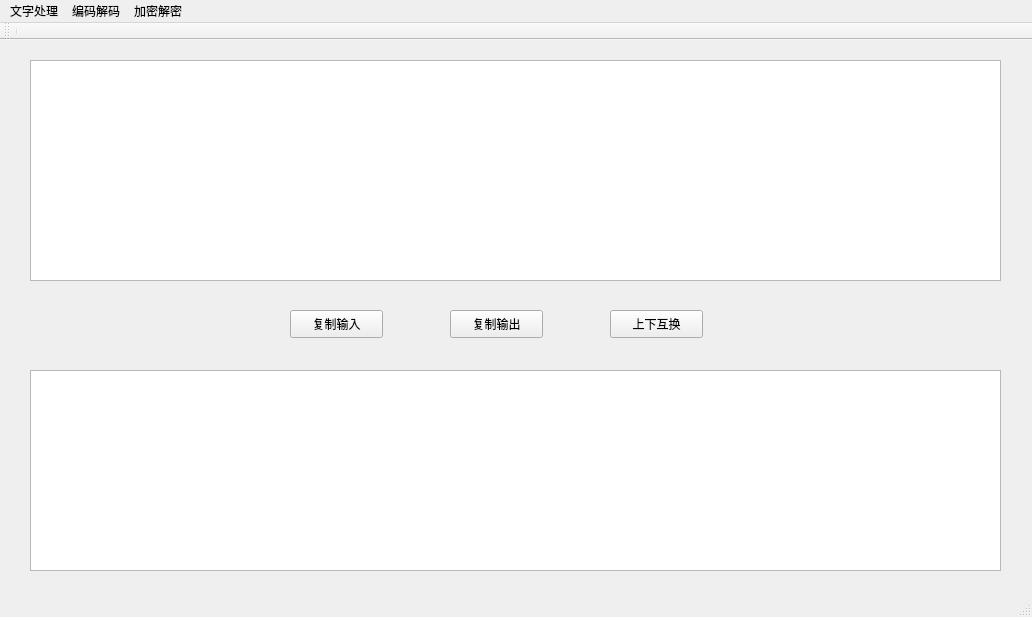
<?xml version="1.0" encoding="UTF-8"?>
<ui version="4.0">
 <class>MainWindow</class>
 <widget class="QMainWindow" name="MainWindow">
  <property name="geometry">
   <rect>
    <x>0</x>
    <y>0</y>
    <width>1032</width>
    <height>617</height>
   </rect>
  </property>
  <property name="font">
   <font>
    <family>微软雅黑</family>
   </font>
  </property>
  <property name="windowTitle">
   <string>MainWindow</string>
  </property>
  <property name="windowIcon">
   <iconset resource="resource.qrc">
    <normaloff>:/icon.jpg</normaloff>:/icon.jpg</iconset>
  </property>
  <widget class="QWidget" name="centralWidget">
   <widget class="QTextEdit" name="inputEdit">
    <property name="geometry">
     <rect>
      <x>30</x>
      <y>20</y>
      <width>971</width>
      <height>221</height>
     </rect>
    </property>
    <property name="styleSheet">
     <string notr="true">font: 9pt &quot;Consolas&quot;;</string>
    </property>
    <property name="sizeAdjustPolicy">
     <enum>QAbstractScrollArea::AdjustIgnored</enum>
    </property>
    <property name="acceptRichText">
     <bool>false</bool>
    </property>
   </widget>
   <widget class="QTextEdit" name="outputEdit">
    <property name="geometry">
     <rect>
      <x>30</x>
      <y>330</y>
      <width>971</width>
      <height>201</height>
     </rect>
    </property>
    <property name="styleSheet">
     <string notr="true">font: 9pt &quot;Consolas&quot;;</string>
    </property>
    <property name="acceptRichText">
     <bool>false</bool>
    </property>
   </widget>
   <widget class="QPushButton" name="copyInput">
    <property name="geometry">
     <rect>
      <x>290</x>
      <y>270</y>
      <width>93</width>
      <height>28</height>
     </rect>
    </property>
    <property name="text">
     <string>复制输入</string>
    </property>
   </widget>
   <widget class="QPushButton" name="copyOutput">
    <property name="geometry">
     <rect>
      <x>450</x>
      <y>270</y>
      <width>93</width>
      <height>28</height>
     </rect>
    </property>
    <property name="text">
     <string>复制输出</string>
    </property>
   </widget>
   <widget class="QPushButton" name="exchangeIO">
    <property name="geometry">
     <rect>
      <x>610</x>
      <y>270</y>
      <width>93</width>
      <height>28</height>
     </rect>
    </property>
    <property name="text">
     <string>上下互换</string>
    </property>
   </widget>
  </widget>
  <widget class="QMenuBar" name="menuBar">
   <property name="geometry">
    <rect>
     <x>0</x>
     <y>0</y>
     <width>1032</width>
     <height>26</height>
    </rect>
   </property>
   <widget class="QMenu" name="menuCtf_crypto_tools">
    <property name="title">
     <string>文字处理</string>
    </property>
    <addaction name="textReverse"/>
    <addaction name="toUpper"/>
    <addaction name="toLower"/>
    <addaction name="exchangeLowerUpper"/>
    <addaction name="delSpace"/>
   </widget>
   <widget class="QMenu" name="menu">
    <property name="title">
     <string>编码解码</string>
    </property>
    <widget class="QMenu" name="menuBase16_32_64">
     <property name="title">
      <string>Base32/64</string>
     </property>
     <addaction name="base64Encode"/>
     <addaction name="base64Decode"/>
     <addaction name="separator"/>
     <addaction name="base32Encode"/>
     <addaction name="base32Decode"/>
     <addaction name="separator"/>
    </widget>
    <widget class="QMenu" name="menuHEX_Base16">
     <property name="title">
      <string>HEX(Base16)</string>
     </property>
     <addaction name="hexEncode"/>
     <addaction name="hexDecode"/>
    </widget>
    <widget class="QMenu" name="menuURL">
     <property name="title">
      <string>URL</string>
     </property>
     <addaction name="URLencode"/>
     <addaction name="URLdecode"/>
    </widget>
    <addaction name="menuBase16_32_64"/>
    <addaction name="menuHEX_Base16"/>
    <addaction name="menuURL"/>
   </widget>
   <widget class="QMenu" name="menu_2">
    <property name="title">
     <string>加密解密</string>
    </property>
    <widget class="QMenu" name="menu_3">
     <property name="title">
      <string>凯撒</string>
     </property>
     <addaction name="classicalCaesarDecrypt"/>
     <addaction name="vigenereDecrypt"/>
    </widget>
    <widget class="QMenu" name="menu_4">
     <property name="title">
      <string>培根</string>
     </property>
     <addaction name="baconDecodeAB"/>
    </widget>
    <addaction name="railDecode"/>
    <addaction name="menu_3"/>
    <addaction name="menu_4"/>
   </widget>
   <addaction name="menuCtf_crypto_tools"/>
   <addaction name="menu"/>
   <addaction name="menu_2"/>
  </widget>
  <widget class="QToolBar" name="mainToolBar">
   <attribute name="toolBarArea">
    <enum>TopToolBarArea</enum>
   </attribute>
   <attribute name="toolBarBreak">
    <bool>false</bool>
   </attribute>
   <addaction name="separator"/>
  </widget>
  <widget class="QStatusBar" name="statusBar"/>
  <action name="textReverse">
   <property name="text">
    <string>文字反向</string>
   </property>
  </action>
  <action name="toUpper">
   <property name="text">
    <string>大写</string>
   </property>
  </action>
  <action name="toLower">
   <property name="text">
    <string>小写</string>
   </property>
  </action>
  <action name="exchangeLowerUpper">
   <property name="text">
    <string>大小写互换</string>
   </property>
  </action>
  <action name="base64Encode">
   <property name="text">
    <string>Base64编码</string>
   </property>
  </action>
  <action name="base64Decode">
   <property name="text">
    <string>Base64解码</string>
   </property>
  </action>
  <action name="base32Encode">
   <property name="text">
    <string>Base32编码</string>
   </property>
  </action>
  <action name="base32Decode">
   <property name="text">
    <string>Base32解码</string>
   </property>
  </action>
  <action name="hexEncode">
   <property name="text">
    <string>编码</string>
   </property>
  </action>
  <action name="hexDecode">
   <property name="text">
    <string>解码</string>
   </property>
  </action>
  <action name="railDecode">
   <property name="text">
    <string>栅栏</string>
   </property>
  </action>
  <action name="classicalCaesarDecrypt">
   <property name="text">
    <string>经典凯撒</string>
   </property>
  </action>
  <action name="vigenereDecrypt">
   <property name="text">
    <string>维吉尼亚解密</string>
   </property>
  </action>
  <action name="action1">
   <property name="text">
    <string>1</string>
   </property>
  </action>
  <action name="delSpace">
   <property name="text">
    <string>去空格</string>
   </property>
  </action>
  <action name="URLencode">
   <property name="text">
    <string>编码</string>
   </property>
  </action>
  <action name="URLdecode">
   <property name="text">
    <string>解码</string>
   </property>
  </action>
  <action name="baconDecodeAB">
   <property name="text">
    <string>AB形式</string>
   </property>
  </action>
 </widget>
 <layoutdefault spacing="6" margin="11"/>
 <resources>
  <include location="resource.qrc"/>
 </resources>
 <connections/>
</ui>
